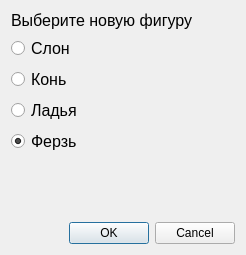
<?xml version="1.0" encoding="UTF-8"?>
<ui version="4.0">
 <class>DialogNewFigure</class>
 <widget class="QDialog" name="DialogNewFigure">
  <property name="geometry">
   <rect>
    <x>0</x>
    <y>0</y>
    <width>246</width>
    <height>255</height>
   </rect>
  </property>
  <property name="windowTitle">
   <string>Выбор фигуры</string>
  </property>
  <layout class="QVBoxLayout" name="verticalLayout">
   <item>
    <widget class="QLabel" name="label">
     <property name="font">
      <font>
       <pointsize>12</pointsize>
      </font>
     </property>
     <property name="text">
      <string>Выберите новую фигуру</string>
     </property>
    </widget>
   </item>
   <item>
    <widget class="QRadioButton" name="rbSlon">
     <property name="font">
      <font>
       <pointsize>12</pointsize>
      </font>
     </property>
     <property name="text">
      <string>Слон</string>
     </property>
    </widget>
   </item>
   <item>
    <widget class="QRadioButton" name="rbHorse">
     <property name="font">
      <font>
       <pointsize>12</pointsize>
      </font>
     </property>
     <property name="text">
      <string>Конь</string>
     </property>
    </widget>
   </item>
   <item>
    <widget class="QRadioButton" name="rbTower">
     <property name="font">
      <font>
       <pointsize>12</pointsize>
      </font>
     </property>
     <property name="text">
      <string>Ладья</string>
     </property>
    </widget>
   </item>
   <item>
    <widget class="QRadioButton" name="rbQueen">
     <property name="font">
      <font>
       <pointsize>12</pointsize>
      </font>
     </property>
     <property name="text">
      <string>Ферзь</string>
     </property>
     <property name="checked">
      <bool>true</bool>
     </property>
    </widget>
   </item>
   <item>
    <spacer name="verticalSpacer">
     <property name="orientation">
      <enum>Qt::Vertical</enum>
     </property>
     <property name="sizeHint" stdset="0">
      <size>
       <width>20</width>
       <height>40</height>
      </size>
     </property>
    </spacer>
   </item>
   <item>
    <widget class="QDialogButtonBox" name="buttonBox">
     <property name="orientation">
      <enum>Qt::Horizontal</enum>
     </property>
     <property name="standardButtons">
      <set>QDialogButtonBox::Cancel|QDialogButtonBox::Ok</set>
     </property>
    </widget>
   </item>
  </layout>
 </widget>
 <resources/>
 <connections>
  <connection>
   <sender>buttonBox</sender>
   <signal>accepted()</signal>
   <receiver>DialogNewFigure</receiver>
   <slot>accept()</slot>
   <hints>
    <hint type="sourcelabel">
     <x>248</x>
     <y>254</y>
    </hint>
    <hint type="destinationlabel">
     <x>157</x>
     <y>274</y>
    </hint>
   </hints>
  </connection>
  <connection>
   <sender>buttonBox</sender>
   <signal>rejected()</signal>
   <receiver>DialogNewFigure</receiver>
   <slot>reject()</slot>
   <hints>
    <hint type="sourcelabel">
     <x>316</x>
     <y>260</y>
    </hint>
    <hint type="destinationlabel">
     <x>286</x>
     <y>274</y>
    </hint>
   </hints>
  </connection>
 </connections>
</ui>
